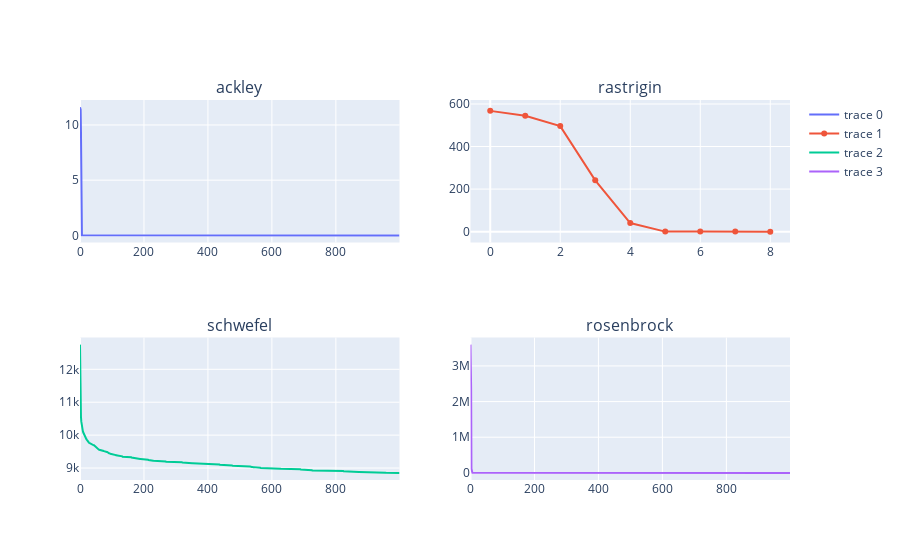

Notebook source saved alongside this figure:
### Code cell
fig = make_subplots(rows=2, cols=2, subplot_titles=FUNCTIONS)

fig.add_trace(go.Scatter(y=[x['fitness_medio'] for x in ea_dict[FUNCTIONS[0]].geracoes]),row=1,col=1)
fig.add_trace(go.Scatter(y=[x['fitness_medio'] for x in ea_dict[FUNCTIONS[1]].geracoes]),row=1,col=2)
fig.add_trace(go.Scatter(y=[x['fitness_medio'] for x in ea_dict[FUNCTIONS[2]].geracoes]),row=2,col=1)
fig.add_trace(go.Scatter(y=[x['fitness_medio'] for x in ea_dict[FUNCTIONS[3]].geracoes]),row=2,col=2)

### Figure 1 — Plotly figure (JSON) as saved in the notebook; plotly's stock layout.template omitted (floating-point values rounded to 4 significant figures; data arrays with more than 128 entries replaced by an {"elided": "..."} marker saying what was removed)
{"data": [{"type": "scatter", "xaxis": "x", "y": {"elided": "1000 float values"}, "yaxis": "y"}, {"type": "scatter", "xaxis": "x2", "y": [567.6, 544.6, 495.9, 241.3, 40.29, 0.137, 1.881e-05, 2.394e-10, 0], "yaxis": "y2"}, {"type": "scatter", "xaxis": "x3", "y": {"elided": "1000 float values"}, "yaxis": "y3"}, {"type": "scatter", "xaxis": "x4", "y": {"elided": "1000 float values"}, "yaxis": "y4"}], "layout": {"annotations": [{"font": {"size": 16}, "showarrow": false, "text": "ackley", "x": 0.225, "xanchor": "center", "xref": "paper", "y": 1, "yanchor": "bottom", "yref": "paper"}, {"font": {"size": 16}, "showarrow": false, "text": "rastrigin", "x": 0.775, "xanchor": "center", "xref": "paper", "y": 1, "yanchor": "bottom", "yref": "paper"}, {"font": {"size": 16}, "showarrow": false, "text": "schwefel", "x": 0.225, "xanchor": "center", "xref": "paper", "y": 0.375, "yanchor": "bottom", "yref": "paper"}, {"font": {"size": 16}, "showarrow": false, "text": "rosenbrock", "x": 0.775, "xanchor": "center", "xref": "paper", "y": 0.375, "yanchor": "bottom", "yref": "paper"}], "xaxis": {"anchor": "y", "domain": [0, 0.45]}, "xaxis2": {"anchor": "y2", "domain": [0.55, 1]}, "xaxis3": {"anchor": "y3", "domain": [0, 0.45]}, "xaxis4": {"anchor": "y4", "domain": [0.55, 1]}, "yaxis": {"anchor": "x", "domain": [0.625, 1]}, "yaxis2": {"anchor": "x2", "domain": [0.625, 1]}, "yaxis3": {"anchor": "x3", "domain": [0, 0.375]}, "yaxis4": {"anchor": "x4", "domain": [0, 0.375]}}}
